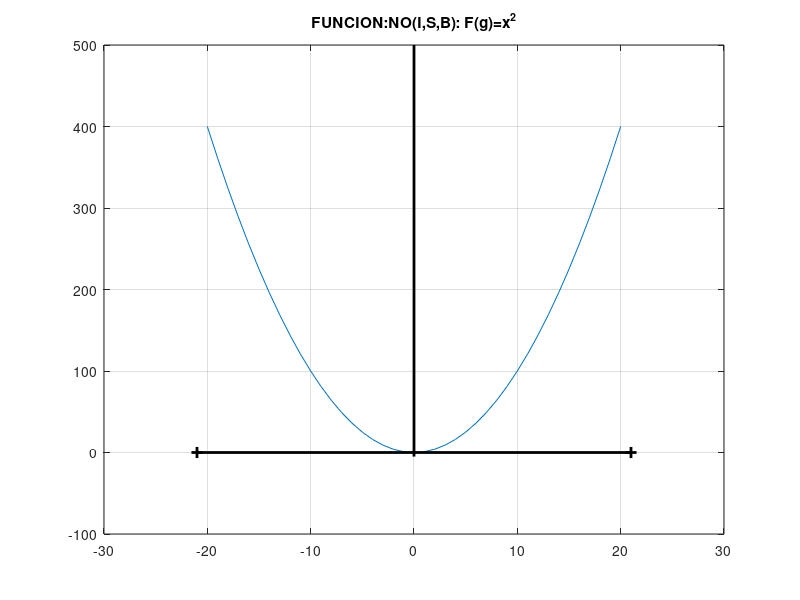

The MATLAB source for this figure:
% Octave Scrip
% Title               :A19. F. Inyectiva, Sobreyectiva, Biyectiva     
% Descripcion         :Scrip para graficar funciones
% Author              :Bryan Abner Garcia Cruz
% Date                :14-11-2021
% Version             :1
% Notes               :Requiere aplicacion octave
%                     :https://octaveintro.readthedocs.io/en/latest/index.html


%limpiar ventana de comandos
clc
% Ejercicio No.1
disp('Ejercicio No.1');
% Dominio de la funcion
x= [-20:1:20];
%Regla correspondiente a la funcion
gx=(x.^2);
%plotear funcion
plot(x,gx);
hold on
grid on;
plot([-21 21],[0 0],'k+-',"linewidth",2,"markersize",8);
plot([0 0],[-5 500],'k-',"linewidth",2);
%Titulo
title(['FUNCION:NO(I,S,B): F(g)=x^2']);
disp('FUNCION: NO(I,S,B');
disp('EXPLICACION');
disp('La funcion no es Inyectiva debido a que al trazar  la recta paralela horizon esta atravieza masde un punto a la vez');
disp('Lafuncion no es Sobreyectiva debido a que la al trazar  rectas paraleras estas solo pasan por los puntos positivos ');
disp('incluyendo el cero, pero no por los negativavos de acuerdo a su dominio');
disp('La funcion no es Biyectiva  debido a que no  es inyectiva ni biyectiva simultaneamente');

